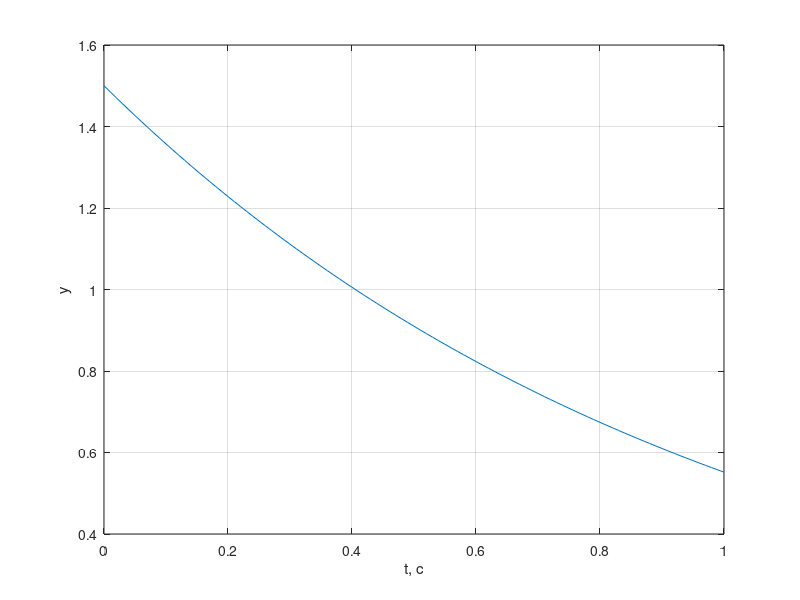

Source code (MATLAB):
A = [0, -1; 2, -3];
dt = 0.2;
P = expm(A * dt);
disp("P");
disp(P);

A = [0, -1; 2, -3];
B = [1; 0];
C = [0, 1.5];
D = 0;
W = ss(A, B, C, D);
x0 = [1, 1];
t = 0 : 0.01: 1;
u = 0 * t;
[y, T, x] = lsim(W, u, t, x0);
plot(T, y);
xlabel('t, c');
ylabel('y');
grid on;
